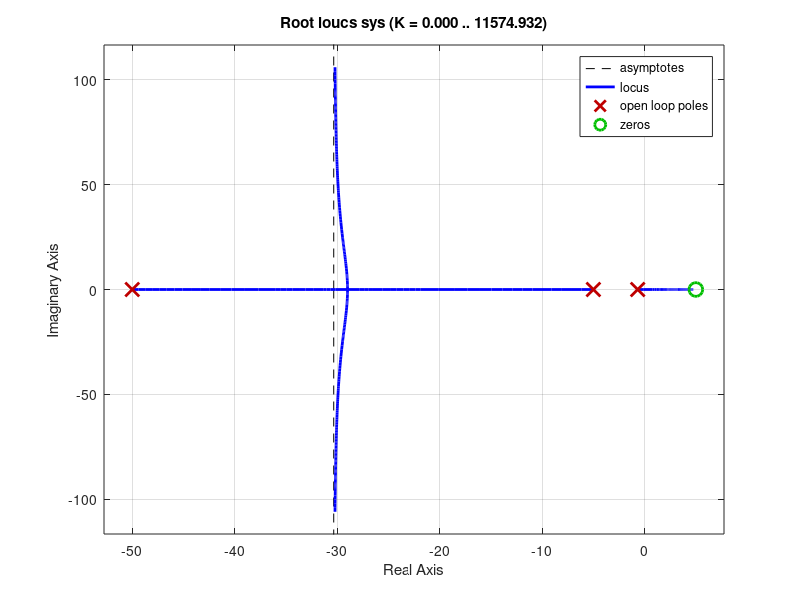

Source code (MATLAB): (Note: this script raises an error after producing the figure.)
% Definindo o numerador e denominador da função de Transferência G(s)H(s)
num = [1 -5];          % s + 2
den = [1 167/3 860/3 500/3];      % s^2 - 4s + 13

% Criando a função de transferência
sys = tf(num, den);

% Plotando o Lugar das Raízes
rlocus(sys);
grid on;


[p, z, LS, sigma_A, phi_A, sigma_out, w_cross, phi_in, theta_out] = root_locus_out(num, den);
%%
fprintf('\n==========================================================\n');
fprintf('          RESULTADOS DO LUGAR DAS RAÍZES (LGR)            \n');
fprintf('==========================================================\n');

fprintf('Polos (p):          %s\n', mat2str(p, 3));
fprintf('Zeros (z):          %s\n', mat2str(z, 3));
fprintf('Lugares Separados (Ls):  %.4f\n', LS);

fprintf('------------------- ASSÍNTOTAS ---------------------------\n');
fprintf('Loc Assíntota (sigma_A): %.3f\n', sigma_A);
fprintf('Ângulos das Assíntotas (phi_A):     %s°\n', mat2str(phi_A, 3));

fprintf('------------------- PONTOS CRÍTICOS ----------------------\n');
fprintf('Pontos de Saída do Eixo Real (sigma_out): %s\n', mat2str(sigma_out, 3));
fprintf('Cruzamento do eixo imaginario Jw (w_c):        %s rad/s\n', mat2str(w_cross, 3));

fprintf('------------------- ÂNGULOS DE PARTIDA/CHEGADA -----------\n');
fprintf('Partida (phi_in):    %s°\n', mat2str(phi_in, 3));
fprintf('Chegada (theta_out): %s°\n', mat2str(theta_out, 3));

fprintf('========================Verificação de Ponto================================\n\n');
 
fprintf('=======b)=====\n\n');
s_i = -1 + 8*1i;

result = verify_pole(s_i, p, z);
fprintf(result);


function result = verify_pole(s_i, p, z)
    %Entradas:
    %s_i: Ponto do plano s a ser avaliado
    %p: Vetor de Polos do Sistema
    %z: Vetor de Zeros do Sistema
    %Saídas:
    %result: String contendo o resultado(pertence ou não pertence)
    
    sum_theta = sum(angle(s_i - p));
    
    sum_phi = sum(angle(s_i - z));
    
    phase = (sum_theta - sum_phi)*180/pi;
    
    disp(phase);
    error = abs(180 - phase);
    
    if error < 10
        K = prod( abs(s_i-p) )/prod(abs(s_i - z));
        result = sprintf('O ponto está contido no LGR com ganho %.2f', K);
    else
        result = sprintf('O ponto não está contido no LGR');
    end
    
end




function [p, z, LS, sigma_A, phi_A, sigma_out, w_cross, phi_in, theta_out] = root_locus_out(num, den)
    % Entrada:
    % num: Coeficientes do Numerador, do maior para o menor grau
    % den: Coeficientes do Denominador, do maior para o menor grau
    
    % Saída:
    % p: Polos de Malha Aberta
    % z: Zeros de Malha Aberta
    % LS: Número de Lugares Separados
    % Sigma_A: Ponto de partida das Assíntotas
    % Phi_A: Ângulo de Partida das Assíntotas
    % sigma_out: Pontos de Saída do Eixo Real
    % w_cross: Cruzamento do eixo imaginário
    % phi_in:  Ângulo de Entrada dos Zeros Complexos
    % theta_out: Ângulo de Saída dos Polos Complexos
    
    
    % Cálculo dos Polos e Zeros
    p = roots(den);
    z = roots(num);
    
    Np = length(p);
    Nz = length(z);
    
    % Cálculo dos Ângulos de Saída se Houver Polos Complexos
    theta_out = [];
    for i = 1:Np
        p_i = p(i);
        if imag(p_i) > 0
            theta_out(end+1) = pi - sum(angle(p_i - p(p ~= p_i))) + sum(angle(p_i - z));
        end
    end
    
    
    % Cálculo dos Ângilos de Entrada se Houver Zeros Complexos
    phi_in = [];
    for j = 1:Nz
        z_j = z(j);
        if imag(z_j) ~= 0
            phi_in(end+1) = pi - sum(angle(z_j - p)) + sum(angle(z_j - z(z ~= z_j)));
        end
    end
    
    % Conversão para graus
    phi_in = phi_in .*(180)/(pi);
    
    theta_out = theta_out .*(180)/(pi);

    % Número de Lugares Separados
    LS = max(Np, Nz);
    
    % Número de Polos Tendendo a zeros Infinitos Por Assíntotas
    N_A = Np - Nz;
    
    % Cálculo da Ângulação das Assíntotas
    q = 0:1:N_A-1;
    
    phi_A = ((2*q + 1)/(N_A)).* 180;
    
    sigma_A = real(sum(p) - sum(z))/N_A;
    
    % Cálculo Simbólico para Derivada e suas Raízes, Calculando K = -D(s)/N(s)
    syms s w K
    
    D_s = 0;
    for i = 0:Np
        D_s = D_s + den(Np-i+1)*s^(i);
    end
    
    N_s = 0;
    for j = 0:Nz
        N_s = N_s + num(Nz+1-j)*s^(j);
    end
    
    % p(s) = D_s/N_s;
    P_s = D_s/N_s;

    sigma_out = double(( solve(diff(P_s, s) == 0, s) ));
    
    % Denominador de Malha Fechada N(s) + K*D(s) para Routh Hurwitz
    den_mf = N_s + K*D_s;
    
    eq = subs(den_mf, s, 1i*w);
    
    eq_real = real(eq);
    eq_imag = imag(eq);
    
    sol = solve([eq_real == 0, eq_imag == 0], [w, K]);
    
    K_cross = double(sol.K);
    w_cross = double(sol.w);
    
    idx = K_cross> 0;
    
    % Pega os cruzamentos apenas para K>0
    w_cross = w_cross(idx);
    
    
    end
